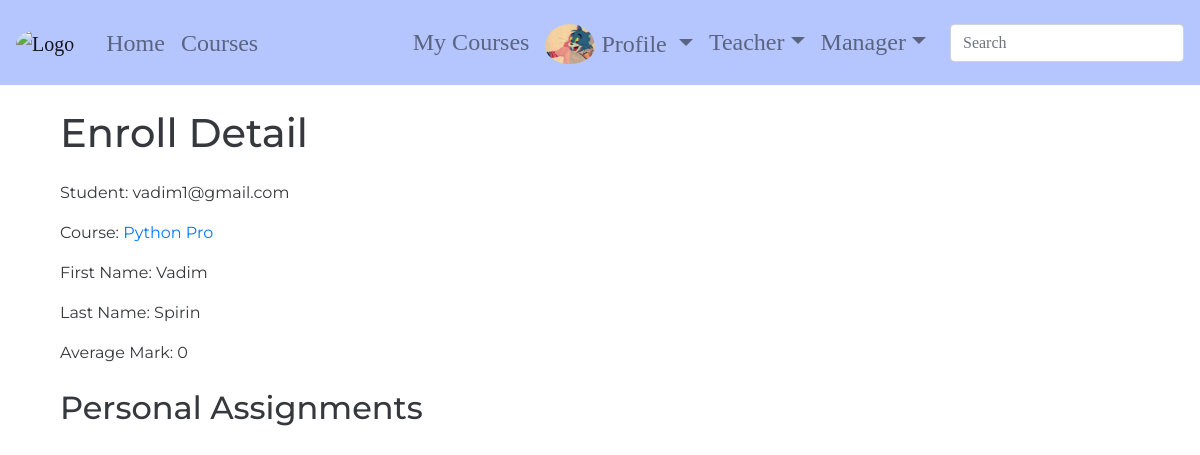
The page /courses/teacher/python/python-pro/enrolls/8/ (signed in) on the database its author committed.
### accounts/models.py (models this page shows, shortened)
class CustomUser(AbstractUser, PermissionsMixin):
    email = models.EmailField(verbose_name='email', max_length=60, unique=True)
    username = models.CharField(max_length=30, unique=True)
    date_joined = models.DateTimeField(verbose_name='date joined', auto_now_add=True)
    last_login = models.DateTimeField(verbose_name='last login', auto_now=True)
    is_admin = models.BooleanField(default=False)
    is_active = models.BooleanField(default=True)
    is_staff = models.BooleanField(default=False)
    is_superuser = models.BooleanField(default=False)
    USERNAME_FIELD = 'email'
    REQUIRED_FIELDS = ['username', ]
    objects = CustomUserManager()
    def __str__(self):
        return self.email

class Profile(models.Model):
    user = models.OneToOneField(settings.AUTH_USER_MODEL, related_name='profile', on_delete=models.CASCADE)
    first_name = models.CharField(max_length=40, null=True, blank=True)
    last_name = models.CharField(max_length=40, null=True, blank=True)
    phone = PhoneNumberField(max_length=20, null=True, blank=True)
    date_of_birth = models.DateField(null=True, blank=True)
    bio = models.TextField(null=True, blank=True)
    profile_pic = models.ImageField(null=True, blank=True, upload_to='images/profile_pics',
                                    default=get_default_profile_pic)

### courses/models.py (models this page shows, shortened)
class Enroll(models.Model):
    course_instance = models.ForeignKey(CourseInstance, related_name='enrolls', on_delete=models.CASCADE)
    student = models.ForeignKey('accounts.CustomUser', related_name='enrolls', on_delete=models.CASCADE)
    is_course_finished = models.BooleanField(default=False)
    @property
    def average_mark(self):
        marks = [m['grade'] for m in self.personal_assignments.filter(enroll=self).filter(is_completed=True).values('grade')]
        try:
            return round(float(sum(marks) / len(marks)), 2)
        except ZeroDivisionError:
            return 0

class CourseInstance(models.Model):
    course = models.ForeignKey(Course, related_name='instances', on_delete=models.CASCADE)
    slug = models.SlugField(allow_unicode=True, unique=True)
    sub_title = models.CharField(max_length=100, null=True, blank=True)
    min_mark = models.SmallIntegerField(
        validators=[
            MinValueValidator(0),
            MaxValueValidator(100),
        ]
    )
    start_date = models.DateField(null=True, blank=True)
    end_date = models.DateField(null=True, blank=True)
    def __str__(self):
        if self.sub_title == self.course.base_title:
            return f"{self.course} - {self.pk}"
        return f"{self.sub_title}"

class Course(models.Model):
    base_title = models.CharField(max_length=100)
    description = models.TextField(null=True, blank=True)
    slug = models.SlugField(allow_unicode=True, unique=True)

### courses/views.py (the view)
class EnrollTeacherDetail(LoginRequiredMixin,
                          GroupRequiredMixin,
                          generic.DetailView):
    model = course_models.Enroll
    group_required = 'teachers'
    template_name = 'courses/enroll_teacher_detail.html'
    context_object_name = 'enroll'
    def get_object(self, queryset=None):
        course_instance = get_object_or_404(
            course_models.CourseInstance,
            course__slug=self.kwargs.get('course_slug'),
            slug=self.kwargs.get('instance_slug'),
        )
        return get_object_or_404(
            course_models.Enroll,
            course_instance=course_instance,
            pk=self.kwargs.get('enroll_pk')
        )

### accounts/templatetags/accounts_extras.py (called while the page is built)
@register.filter(name='has_group')
def has_group(user, group_name):
    return user.groups.filter(name=group_name).exists()

### courses/templates/courses/enroll_teacher_detail.html (shortened to what this page needs)
{% extends 'base.html' %}
{% block content %}
    <div class="container">
        <h1 class="mb-4">Enroll Detail</h1>
        <div class="enroll-personal-details">
            <p>Student: {{ enroll.student }}</p>
            <p>
                Course: <a href="{% url 'courses:course-instance-teacher-detail' course_slug=enroll.course_instance.course.slug instance_slug=enroll.course_instance.slug %}">{{ enroll.course_instance }}</a>
            </p>
            <p>First Name: {{ enroll.student.profile.first_name }}</p>
            <p>Last Name: {{ enroll.student.profile.last_name }}</p>
            <p>Average Mark: {{ enroll.average_mark }}</p>
        </div>
    <div class="enroll-assignments mt-4">
        <h2>Personal Assignments</h2>
    </div>
    </div>
{% endblock %}

### templates/base.html (shortened to what this page needs)
<!DOCTYPE html>
{% load static %}
{% load accounts_extras %}
<html lang="en">
<head>
    <link rel="stylesheet" href="https://stackpath.bootstrapcdn.com/bootstrap/4.5.2/css/bootstrap.min.css">
    <link rel="stylesheet" href="https://stackpath.bootstrapcdn.com/font-awesome/4.7.0/css/font-awesome.min.css">    <link href="https://fonts.googleapis.com/css?family=Montserrat" rel="stylesheet">
    <link rel="stylesheet" href="https://use.fontawesome.com/releases/v5.15.1/css/all.css">
    <link rel="stylesheet" href="{% static 'course_manager/css/master.css' %}">
</head>
<body>
    <nav class="smart_scroll navbar navbar-expand-lg navbar-light" id="baseNavbar">
        <a href="{% url 'homepage' %}" class="navbar-brand">
            <img id="blogLogo" src="" alt="Logo">
        </a>
        <div class="collapse navbar-collapse" id="basicExampleNav">
            <ul class="navbar-nav mr-auto ml-2">
                <li class="nav-item">
                    <a class="nav-link" href="{% url 'homepage' %}">Home</a>
                </li>
                <li class="nav-item">
                    <a class="nav-link" href="{% url 'courses:courses-list' %}">Courses</a>
                </li>
            </ul>
            {% if user.is_authenticated %}
                <ul class="navbar-nav ml-2 pr-3 nav-flex-icons">
                    <li class="nav-item mt-2">
                        <a class="nav-link" href="{% url 'courses:user-courses' %}">My Courses</a>
                    </li>
                    <li class="nav-item dropdown mt-2">
                        <a href="#" class="nav-link dropdown-toggle" id="navbarDropdownMenuLink-4" data-toggle="dropdown"
                            aria-haspopup="true" aria-expanded="false">
                            {% if user.profile.profile_pic %}
                                <img class="profile_pic" src="{{ user.profile.profile_pic.url }}" alt="User Profile Picture">
                            {% else %}
                                <img class="profile_pic" src="{% static 'course_manager/images/default_profile_pic_1.png' %}"
                                alt="Default Profile Picture">
                            {% endif %}
                            Profile
                        </a>
                    </li>
                    {% if user|has_group:'teachers' or user.is_superuser %}
                        <li class="nav-item dropdown mt-2">
                            <a href="" class="nav-link dropdown-toggle" id="navbarDropdownMenuLink-4" data-toggle="dropdown"
                               aria-haspopup="true" aria-expanded="false">Teacher</a>
                        </li>
                    {% endif %}
                    {% if user|has_group:'managers' or user.is_superuser %}
                        <li class="nav-item dropdown mt-2">
                            <a href="" class="nav-link dropdown-toggle" id="navbarDropdownMenuLink-4" data-toggle="dropdown"
                               aria-haspopup="true" aria-expanded="false">Manager</a>
                        </li>
                    {% endif %}
                </ul>
            {% endif %}
            <form class="navbar-form form-inline" method="get" action=""
                  role="search" id="navbarSearchForm">
              <div class="md-form my-2">
                <input id="searchBarInput" class="input_field form-control mr-sm-2" name="q"
                       type="text" placeholder="Search" aria-label="Search">
              </div>
            </form>
        </div>
    </nav>
    <div id="wrap" class="wrapper flex-grow-1">
        <div id="main" class="container content main_content mt-4 mb-5">
            {% block content %}
            {% endblock %}
        </div>
    </div>
</body>
</html>

### static/course_manager/css/master.css (style rules this page uses)
body { height: 100%; background-color: rgba(255, 255, 255, 0.39); color: #35383c; font-family: 'Montserrat', sans-serif; }
#baseNavbar { background-color: #b5c6ff; font-family: 'Arvo', serif; font-size: 1.5rem; }
#blogLogo { width: 90px; height: 75px; border-radius: 50%; }
#navbarSearchForm input[type=text] { width: 100%; }
.profile_pic { width: 50px; height: 45px; border-radius: 50%; padding-bottom: 5px; }

### rows shown on the page
CustomUser: profile.profile_pic (picture)
Enroll: student "vadim1@gmail.com", course_instance "Python Pro", student.profile.first_name "Vadim", student.profile.last_name "Spirin", average_mark "0"
